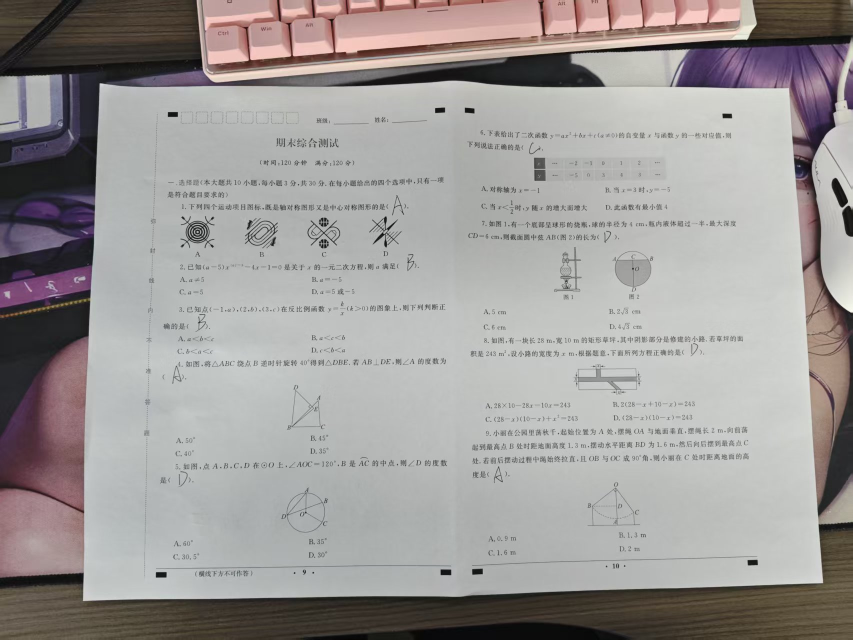
#> input picture scanner/samples/photo-1.jpg, 1706 x 1279 px (shown at 1/2 size)
$ python prepare_wechat_fixtures.py
#> lines starting #> are read from the running program, lines starting #| are printed output that depends on the picture
### scanner/probe_recovered_models.py
"""Offline research probe of APK-embedded MNN networks, with explicit provenance.

Models remain in .work; this does not implement the original application's full pipeline.
"""
import sys, json, time, hashlib, os
from pathlib import Path

ROOT = Path(__file__).resolve().parents[1]
sys.path[:0] = [str(ROOT / '.work/reverse-python'), str(ROOT / '.work/scanner-python')]
import numpy as np
import cv2
import MNN

def load_image(path):
    image = cv2.imdecode(np.fromfile(path, dtype=np.uint8), cv2.IMREAD_COLOR)
#> image is the input picture: shape (1279, 1706, 3); mean B, G, R 152.4, 153.7, 157.4
    if image is None:
        raise ValueError(f'Cannot decode {path}')
    return image

# [58 lines left out: functions save_image, main, not called in this run]

# [2 lines that do not run on import are left out]

### scanner/prepare_wechat_fixtures.py
"""Prepare camera-frame transport fixtures; no detection or enhancement here."""
from probe_recovered_models import ROOT,load_image
import cv2,numpy as np,json,hashlib

def main():
    folder=ROOT/'.work/wechat-page-fixtures';folder.mkdir(exist_ok=True)
    page=cv2.resize(load_image(ROOT/'scanner/samples/photo-1.jpg'),(300,225));records=[]
#> after `page = cv2.resize(load_image(ROOT / 'scanner/samples/photo-1.jpg'), (3`:
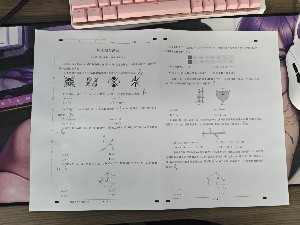
#> page: shape (225, 300, 3); mean of channels 0, 1, 2 152.2, 153.6, 157.3; drawn as B, G, R
    for kind,left in [('stable',90),('shift',165),('blank',None)]:
        image=np.full((360,480,3),70,np.uint8)
        if left is not None:image[65:290,left:left+300]=page
        raw=cv2.cvtColor(image,cv2.COLOR_BGR2RGBA).tobytes();path=folder/f'{kind}.rgba';path.write_bytes(raw)
        records.append({'kind':kind,'width':480,'height':360,'file':path.name,'sha256':hashlib.sha256(raw).hexdigest()})
#> image: shape (360, 480, 3); every value is 70
#> after the loop, records = 3 items
    (folder/'manifest.json').write_text(json.dumps(records,indent=2),encoding='utf-8')

if __name__=='__main__':main()
